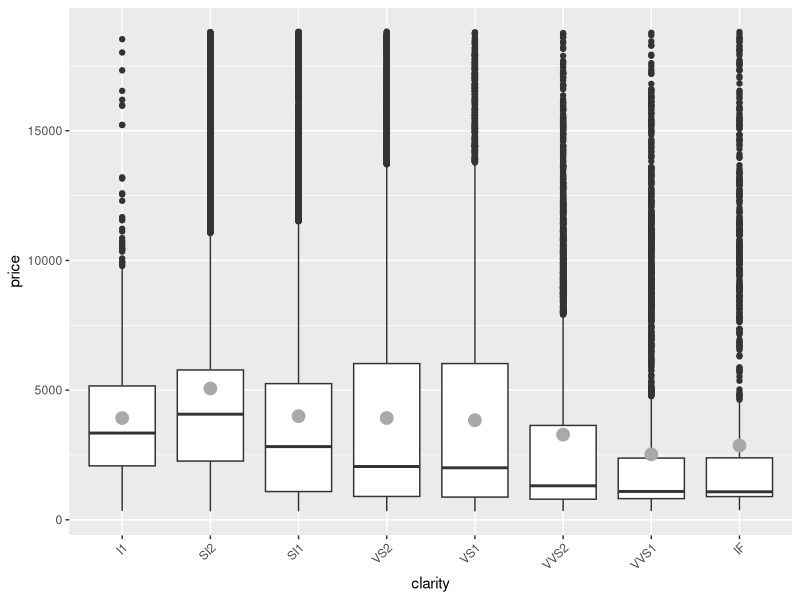

Here is the R script that generated this plot:
## ---- chunk 1
knitr::opts_chunk$set(fig.width = 5, fig.height = 4, echo = TRUE)
suppressMessages(library(tidyverse))
## ---- chunk 2
data("diamonds")

p <- qplot(clarity, price, data=diamonds, geom="boxplot") + stat_summary(fun.y=mean, colour="dark gray",
geom="point", size=4) + theme(axis.text.x=element_text(angle=45, hjust=1))
p
## ---- chunk 3
model <- lm(price~clarity, data=diamonds)
anova(model)
